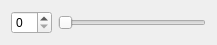
<?xml version="1.0" encoding="UTF-8"?>
<ui version="4.0">
 <class>Form</class>
 <widget class="QWidget" name="Form">
  <property name="geometry">
   <rect>
    <x>0</x>
    <y>0</y>
    <width>217</width>
    <height>41</height>
   </rect>
  </property>
  <property name="windowTitle">
   <string>Form</string>
  </property>
  <layout class="QHBoxLayout" name="horizontalLayout">
   <item>
    <widget class="QSpinBox" name="spinBox"/>
   </item>
   <item>
    <widget class="QSlider" name="horizontalSlider">
     <property name="orientation">
      <enum>Qt::Horizontal</enum>
     </property>
    </widget>
   </item>
  </layout>
 </widget>
 <resources/>
 <connections/>
</ui>
